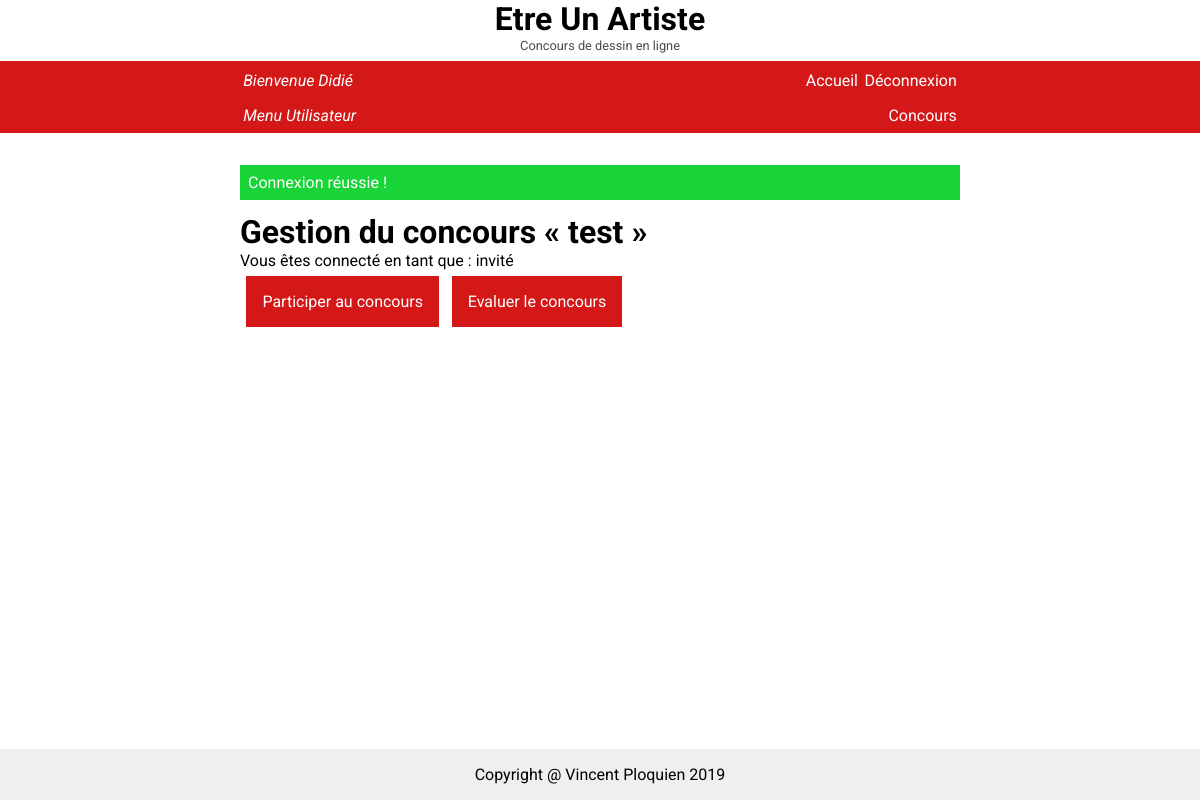
The page /user/concours.php?id=17 (signed in) on the database as committed earlier.
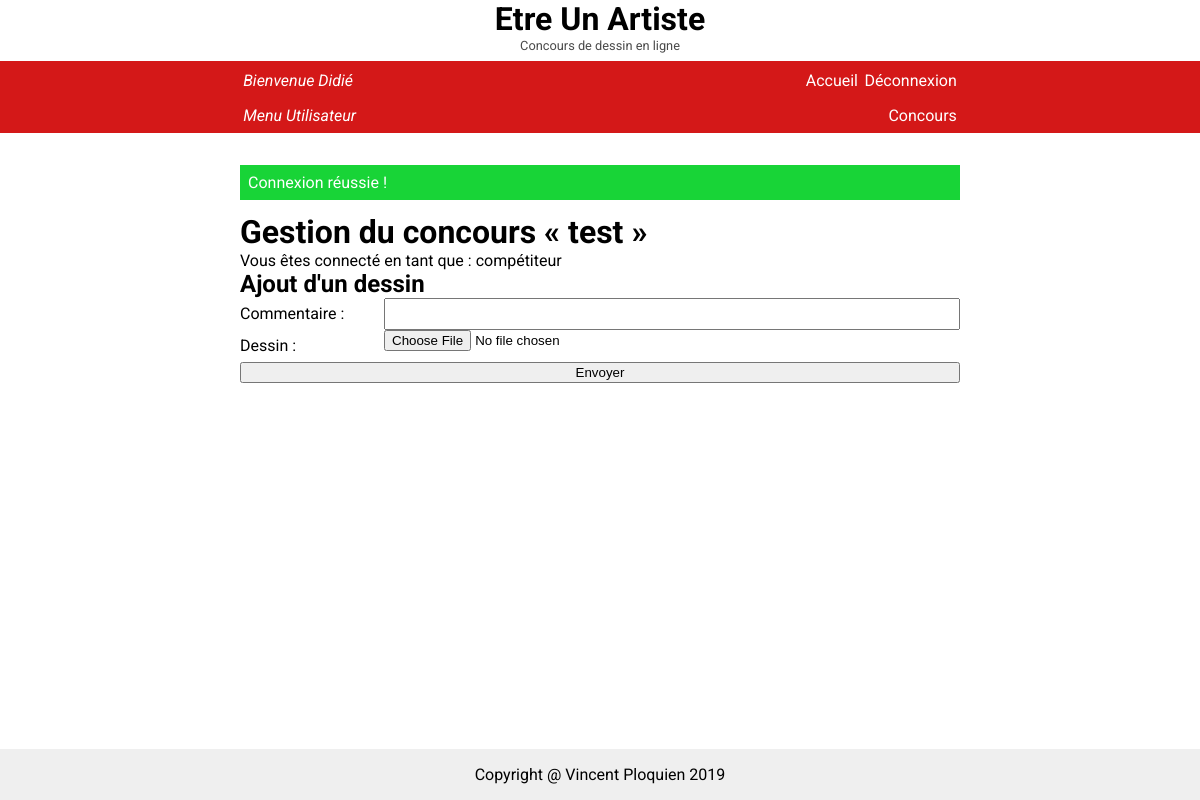
The same page on the database as committed later.
### tables this page shows
CREATE TABLE IF NOT EXISTS `participation` (
  `utilisateur` int(11) NOT NULL,
  `concours` int(11) NOT NULL,
  `role` enum('président','jury','compétiteur') NOT NULL,
  PRIMARY KEY (`utilisateur`,`concours`),
  KEY `concours` (`concours`)
);

### user/concours.php (the view, shortened to what this page needs)
<?php
$DB = (new Database())->getDB();
$utilisateur = intval($_SESSION["numUtilisateur"]);
$id = intval($_GET["id"]);
$res_concours = $DB->query("SELECT numConcours, description, dateDebut, dateFin, etat FROM Concours WHERE numConcours = '${id}';");
$concours = $res_concours->fetch_assoc();
$res_role = $DB->query("SELECT role FROM Participation WHERE utilisateur = '${utilisateur}' AND concours = '${concours['numConcours']}';");
$role = "";
if ($res_role->num_rows == 0) {
    $role = "invité";
} else {
    $role = $res_role->fetch_assoc()["role"];
}
require_once('../template/header.php');
?>
    <?php
        echo "<h1>Gestion du concours « ${concours['description']} »</h1>";
        echo "<p>Vous êtes connecté en tant que : ${role}</p>";
    ?>
    <?php
    switch ($role):
        case "invité":
            echo "<a class='button' href='inscriptionCompetiteur.php?id=${id}'>Participer au concours</a>";
            echo "<a class='button' href='inscriptionEvaluateur.php?id=${id}'>Evaluer le concours</a>";
        break;
            ?>
            <?php
        case "compétiteur":
            if ($concours["etat"] === "en cours"):
            ?>
            <form action="ajoutDessin.php" method="post" class="form">
                <h2>Ajout d'un dessin</h2>
                <div class="form-item">
                    <label for="commentaire">Commentaire : </label>
                    <input type="text" name="commentaire">
                </div>
                <div class="form-item">
                    <label for="dessin">Dessin : </label>
                    <input enctype="multipart/form-data" type="file" name="dessin" accept=".svg" required>
                </div>
                <input type="submit" value="Envoyer">
            </form>
            <?php
            endif;
        break;
    ?>
<?php
    endswitch;
?>
<?php require_once('../template/footer.php'); ?>

Rows that differ between the two databases and show on the page:
changed concours "test": etat "pas commencé" → "en cours" (drawn)
added participation: role "compétiteur"
Other text that changed with them:
form field value: (not shown) → "Envoyer"
role: "invité" → (not shown)
text no longer shown: "Participer au concours Evaluer le concours"
text now shown: "Ajout d'un dessin Commentaire : Dessin :"
